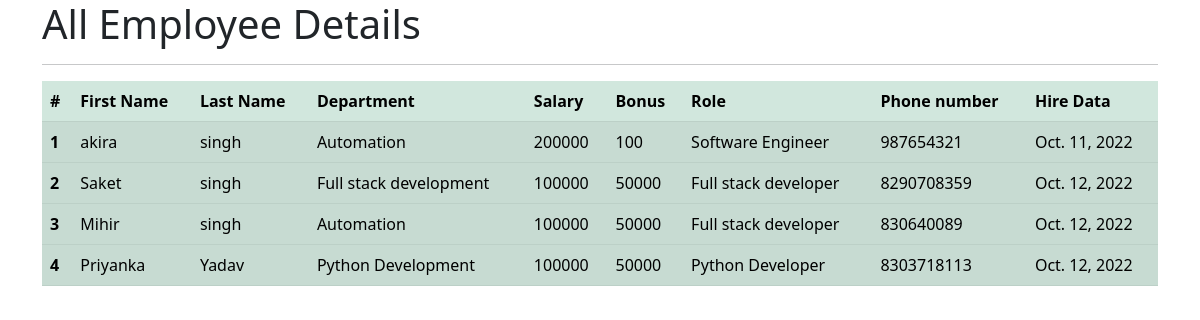
The app's page /all_emp with its own data.
### emp_app/models.py (models this page shows, shortened)
class Employee(models.Model):
    first_name=models.CharField(max_length=100,null=False)
    last_name=models.CharField(max_length=100)
    dept=models.ForeignKey(department,on_delete=models.CASCADE)
    salary=models.IntegerField(default=0)
    bonus=models.IntegerField(default=0)
    role=models.ForeignKey(Role,on_delete=models.CASCADE)
    phone=models.IntegerField(default=0)
    hire_data=models.DateField()
    def __str__(self):
        return "%s %s %s"%(self.first_name,self.last_name,self.phone)

class department(models.Model):
    name=models.CharField(max_length=100,null=False)
    location=models.CharField(max_length=100)

class Role(models.Model):
    name=models.CharField(max_length=100,null=False)

### emp_app/views.py (the view)
# urls.py: path("all_emp", views.all_emp, name="all_emp"),
def all_emp(request):
    emps=Employee.objects.all()
    context={
        'emps':emps
    }
    print(context)
    return render(request,"view_all_emp.html",context)

### emp_app/templates/view_all_emp.html (shortened to what this page needs)
<!doctype html>
<html lang="ar">
  <head>
    <link rel="stylesheet" href="https://cdn.jsdelivr.net/npm/bootstrap@5.2.2/dist/css/bootstrap.rtl.min.css">
  </head>
  <body>
  <div class="container">
        <h1>All Employee Details</h1>
        <hr>
        <table class="table table-success table-striped">
          <thead>
            <tr>
              <th scope="col">#</th>
              <th scope="col">First Name</th>
              <th scope="col">Last Name</th>
              <th scope="col">Department</th>
              <th scope="col">Salary</th>
              <th scope="col">Bonus</th>
              <th scope="col">Role</th>
              <th scope="col">Phone number</th>
              <th scope="col">Hire Data</th>
            </tr>
          </thead>
                 {% for emp in emps %}
          <tbody>
            <tr>
              <th scope="row">{{emp.id}}</th>
              <td>{{emp.first_name}}</td>
              <td>{{emp.last_name}}</td>
              <td>{{emp.dept.name}}</td>
              <td>{{emp.salary}}</td>
              <td>{{emp.bonus}}</td>
              <td>{{emp.role.name}}</td>
              <td>{{emp.phone}}</td>
              <td>{{emp.hire_data}}</td>
            </tr>
          </tbody>
                 {% endfor %}
        </table>
  </div>
  </body>
</html>

### records on screen
Employee: id "1", first_name "akira", last_name "singh", dept.name "Automation", salary "200000", bonus "100", role.name "Software Engineer", phone "987654321", hire_data "Oct. 11, 2022"
Employee: id "2", first_name "Saket", last_name "singh", dept.name "Full stack development", salary "100000", bonus "50000", role.name "Full stack developer", phone "8290708359", hire_data "Oct. 12, 2022"
Employee: id "3", first_name "Mihir", last_name "singh", dept.name "Automation", salary "100000", bonus "50000", role.name "Full stack developer", phone "830640089", hire_data "Oct. 12, 2022"
Employee: id "4", first_name "Priyanka", last_name "Yadav", dept.name "Python Development", salary "100000", bonus "50000", role.name "Python Developer", phone "8303718113", hire_data "Oct. 12, 2022"
